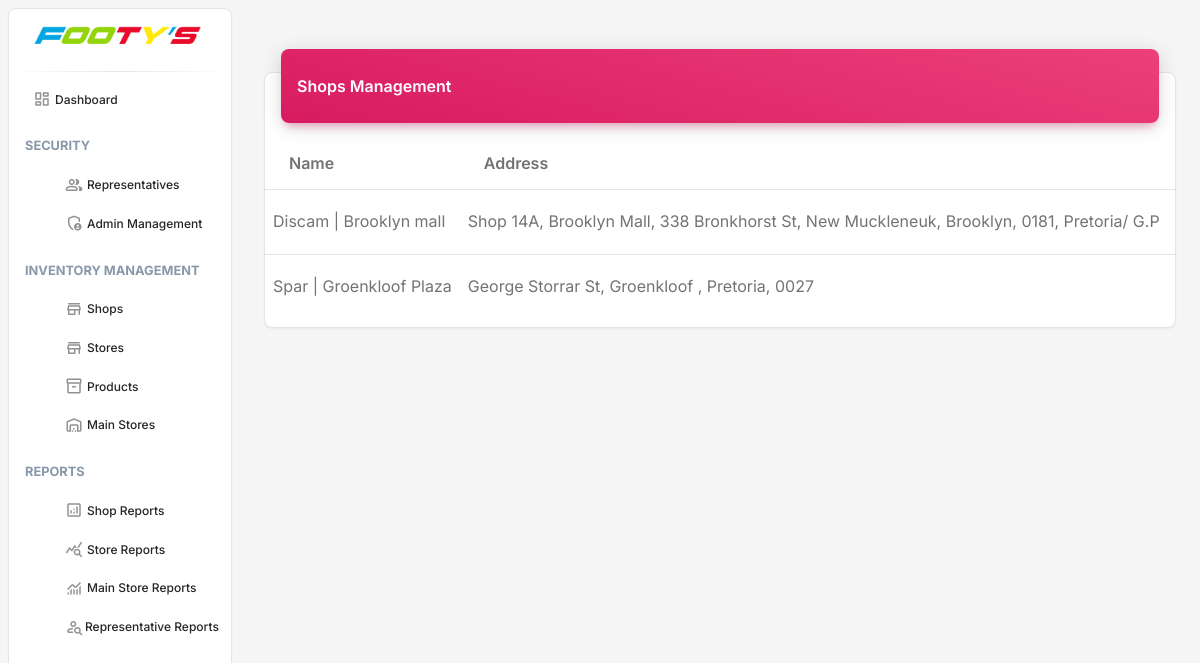
/track-n-trace/admin/shops/ (signed in), run on the app's committed database.
### reptrack_trace/models.py (models this page shows, shortened)
class Shop(models.Model):
    name = models.CharField(max_length=255,null=True, blank=True)
    address = models.TextField(null=True, blank=True)
    manager_name = models.CharField(max_length=255,null=True, blank=True)
    manager_phone = models.CharField(max_length=20,null=True, blank=True)
    manager_email = models.EmailField()
    store_manager_name = models.CharField(max_length=255,null=True, blank=True)
    store_manager_phone = models.CharField(max_length=20,null=True, blank=True)
    store_manager_email = models.EmailField(null=True, blank=True)
    created_at = models.DateTimeField(auto_now_add=True)
    updated_at = models.DateTimeField(auto_now=True)

### reptrack_trace/views.py (the view)
# urls.py: path('admin/shops/', views.shop_management, name='shop-management'),
@login_required
def shop_management(request):
    if request.user.role != User.ADMIN:
        return redirect('home')
    shops = Shop.objects.all()
    return render(request, 'admin/shop_management.html', {'shops': shops})

### core/templates/admin/shop_management.html (shortened to what this page needs)
{% extends 'admin/base_admin.html' %}
{% block content %}
<div class="container-fluid py-4">
    <div class="row">
        <div class="col-12">
            <div class="card my-4">
                <div class="card-header p-0 position-relative mt-n4 mx-3 z-index-2">
                    <div class="bg-gradient-primary shadow-primary border-radius-lg pt-4 pb-3">
                        <h6 class="text-white text-capitalize ps-3">Shops Management</h6>
                    </div>
                </div>
                <div class="card-body px-0 pb-2">
                    <div class="table-responsive p-0">
                        <table class="table align-items-center mb-0">
                            <thead>
                                <tr>
                                    <th>Name</th>
                                    <th>Address</th>
                                    <th>Manager</th>
                                </tr>
                            </thead>
                            <tbody>
                                {% for shop in shops %}
                                <tr>
                                    <td>{{ shop.name }}</td>
                                    <td>{{ shop.address }}</td>
                                    <td>{{ shop.manager_name }}</td>
                                </tr>
                                {% endfor %}
                            </tbody>
                        </table>
                    </div>
                </div>
            </div>
        </div>
    </div>
</div>
{% endblock %}

### data on the page
Shop: name "Discam | Brooklyn mall", address "Shop 14A, Brooklyn Mall, 338 Bronkhorst St, New Muckleneuk, Brooklyn, 0181, Pretoria/ G.P"
Shop: name "Spar | Groenkloof Plaza", address "George Storrar St, Groenkloof , Pretoria, 0027"
